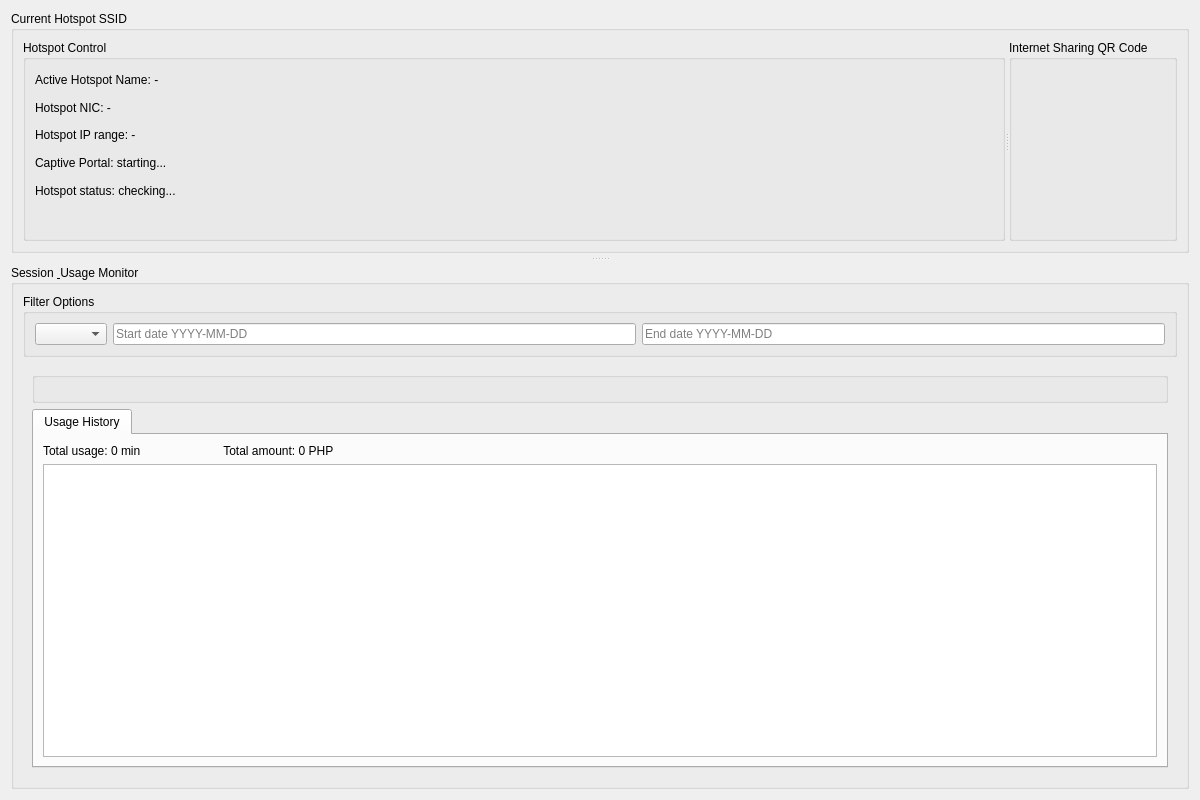
<?xml version="1.0" encoding="UTF-8"?>
<ui version="4.0">
 <class>LinkShareWidget</class>
 <widget class="QWidget" name="LinkShareWidget">
  <property name="geometry">
   <rect>
    <x>0</x>
    <y>0</y>
    <width>1200</width>
    <height>800</height>
   </rect>
  </property>
  <property name="windowTitle">
   <string>Wi-Fi Pass Manager (LinkShare)</string>
  </property>
  <layout class="QVBoxLayout" name="tab2_layout">
   <item>
    <widget class="QSplitter" name="linkshare_splitter">
     <property name="orientation">
      <enum>Qt::Vertical</enum>
     </property>
     <property name="opaqueResize">
      <bool>true</bool>
     </property>
     <property name="childrenCollapsible">
      <bool>false</bool>
     </property>
     <property name="handleWidth">
      <number>12</number>
     </property>
     
     <!-- 1. 상단 핫스팟 정보 및 컨트롤 영역 -->
     <widget class="QGroupBox" name="hotspot_info_group">
      <property name="title">
       <string>Current Hotspot SSID</string>
      </property>
      <layout class="QHBoxLayout" name="hotspot_info_layout">
       <item>
        <widget class="QSplitter" name="hotspot_horizontal_splitter">
         <property name="orientation">
          <enum>Qt::Horizontal</enum>
         </property>
         
         <!-- 핫스팟 제어 패널 -->
         <widget class="QGroupBox" name="hotspot_control_group">
          <property name="title">
           <string>Hotspot Control</string>
          </property>
          <layout class="QVBoxLayout" name="hotspot_control_layout">
           <item>
            <layout class="QHBoxLayout" name="hotspot_controls"/>
           </item>
           <item>
            <widget class="QLabel" name="hotspot_name_label">
             <property name="text">
              <string>Active Hotspot Name: -</string>
             </property>
            </widget>
           </item>
           <item>
            <widget class="QLabel" name="hotspot_nic_label">
             <property name="text">
              <string>Hotspot NIC: -</string>
             </property>
            </widget>
           </item>
           <item>
            <widget class="QLabel" name="hotspot_network_label">
             <property name="text">
              <string>Hotspot IP range: -</string>
             </property>
            </widget>
           </item>
           <item>
            <widget class="CollapsibleStatusLabel" name="captive_portal_status_label">
             <property name="text">
              <string>Captive Portal: starting...</string>
             </property>
            </widget>
           </item>
           <item>
            <widget class="CollapsibleStatusLabel" name="hotspot_status_label">
             <property name="text">
              <string>Hotspot status: checking...</string>
             </property>
            </widget>
           </item>
           <item>
            <widget class="QLabel" name="hotspot_image_label">
             <property name="alignment">
              <set>Qt::AlignCenter</set>
             </property>
            </widget>
           </item>
          </layout>
         </widget>
         
         <!-- QR 코드 공유 패널 -->
         <widget class="QGroupBox" name="qr_group">
          <property name="title">
           <string>Internet Sharing QR Code</string>
          </property>
          <layout class="QVBoxLayout" name="qr_layout"/>
         </widget>
        </widget>
       </item>
      </layout>
     </widget>
     
     <!-- 2. 세션 및 사용 모니터 그룹 (필터, 상태 요약, 탭 영역 통합) -->
     <widget class="QGroupBox" name="session_monitor_group">
      <property name="title">
       <string>Session &amp; Usage Monitor</string>
      </property>
      <layout class="QVBoxLayout" name="session_monitor_layout">
       
       <!-- 필터 그룹박스 -->
       <item>
        <widget class="QGroupBox" name="linkshare_filter_group">
         <property name="title">
          <string>Filter Options</string>
         </property>
         <layout class="QVBoxLayout" name="history_filter_group_layout">
          <item>
           <layout class="QHBoxLayout" name="history_filter_layout">
            <item>
             <widget class="QComboBox" name="usage_history_filter"/>
            </item>
            <item>
             <widget class="QLineEdit" name="usage_history_start">
              <property name="placeholderText">
               <string>Start date YYYY-MM-DD</string>
              </property>
             </widget>
            </item>
            <item>
             <widget class="QLineEdit" name="usage_history_end">
              <property name="placeholderText">
               <string>End date YYYY-MM-DD</string>
              </property>
             </widget>
            </item>
           </layout>
          </item>
         </layout>
        </widget>
       </item>

       <!-- 상태 요약 및 사용 기록 탭 영역 -->
       <item>
        <widget class="QWidget" name="status_panel">
         <layout class="QVBoxLayout" name="status_panel_layout">
          <item>
           <widget class="QGroupBox" name="status_group">
            <layout class="QHBoxLayout" name="status_layout"/>
           </widget>
          </item>
          <item>
           <widget class="QTabWidget" name="usage_history_tabs">
            <widget class="QWidget" name="history_tab">
             <attribute name="title">
              <string>Usage History</string>
             </attribute>
             <layout class="QVBoxLayout" name="history_layout">
              <item>
               <widget class="QLabel" name="usage_history_total_label">
                <property name="text">
                 <string>Total usage: 0 min                         Total amount: 0 PHP</string>
                </property>
               </widget>
              </item>
              <item>
               <widget class="QTableWidget" name="history_table"/>
              </item>
             </layout>
            </widget>
           </widget>
          </item>
         </layout>
        </widget>
       </item>

      </layout>
     </widget>

    </widget>
   </item>
  </layout>
 </widget>
 <customwidgets>
  <customwidget>
   <class>CollapsibleStatusLabel</class>
   <extends>QLabel</extends>
   <header>ui_linkshare_layout</header>
  </customwidget>
  <customwidget>
   <class>AutoFitTextLabel</class>
   <extends>QLabel</extends>
   <header>ui_linkshare_layout</header>
  </customwidget>
 </customwidgets>
</ui>
